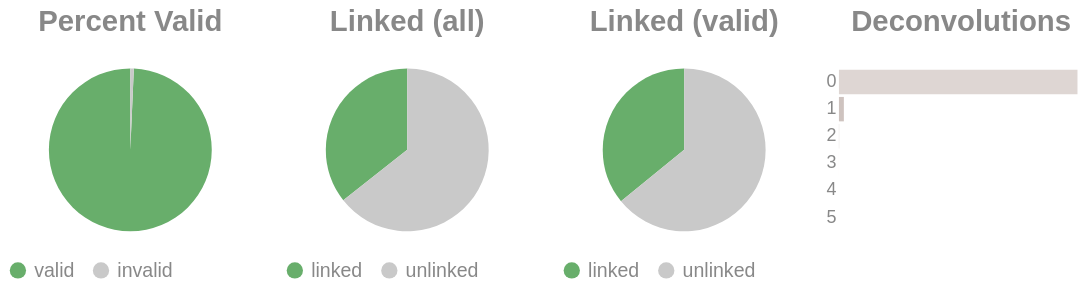

Write notebook code for a chart like this one.
### Code cell
if SKIPLR:
    pass
else:
    clash = Counter()
    for i in valids['molecule'].to_list():
        _mol = i.split("-")
        if len(_mol) == 1:
            clash.update('0')
        else:
            clash.update(_mol[-1])

    _d = {"deconvolutions": [], 'count': []}
    for k,v in clash.items():
        _d['deconvolutions'].append(k)
        _d['count'].append(v)

    tot_valid = valids['reads'].sum()
    mask = valids['reads'] >= 2
    n_linked_reads = valids.filter(mask)['reads'].sum()
    if n_linked_reads == 0:
        print_html("No linked molecules (>=2 reads) were detected; skipping linked-only distributions.")
        SKIPLR = True
    else:
        perc_valid = round(tot_valid / n_reads, 4)
        linked_perc_abs = round(n_linked_reads / n_reads, 4)
        linked_perc = round(n_linked_reads / tot_valid, 4)

    _valid = pl.DataFrame({"valids": ['valid', 'invalid'], "count": [tot_valid, n_reads - tot_valid]})
    _linked_abs = pl.DataFrame({"linked (absolute)": ['linked', 'unlinked'], "count": [n_linked_reads, n_reads - n_linked_reads]})
    _linked_rel = pl.DataFrame({"linked (valids)": ['linked', 'unlinked'], "count": [n_linked_reads, tot_valid - n_linked_reads]})

    (
        alt.hconcat(
            piechart(_valid, goodval = 'valid', title = "Percent Valid"),
            piechart(_linked_abs, goodval = "linked", title =  "Linked (all)"),
            piechart(_linked_rel, goodval = "linked", title =  "Linked (valid)"),
            convolutionbar(pl.DataFrame(_d), title = "Deconvolutions"),
            center = True,
            bounds = 'flush'
        )
        .resolve_scale(color='independent')
        .resolve_legend('independent')
        .properties(usermeta={'embedOptions': {"actions": False}})
    ).display()

### Figure 1 — Vega-Lite specification as saved in the notebook (floating-point values rounded to 4 significant figures)
{"width": "container", "height": 400, "config": {"title": {"anchor": "start", "dy": -15, "fontSize": 18, "color": "#888888", "subtitleColor": "#888888", "subtitleFontSize": 14}, "arc": {"fill": "#0072B2"}, "axis": {"domainColor": "#888888", "domainWidth": 0.5, "gridWidth": 0.2, "grid": false, "titleFontWeight": 400, "titleFontSize": 15, "labelFontSize": 11, "labelColor": "#888888", "tickColor": "#888888", "tickWidth": 0.2, "titleColor": "#888888"}, "axisBand": {"grid": false}, "axisX": {"grid": true, "tickSize": 10, "domainCap": "round"}, "axisY": {"domain": false, "grid": true, "tickSize": 0, "domainCap": "round"}, "background": "transparent", "header": {"labelFontSize": 15, "labelColor": "#888888", "titleFontSize": 15, "titleFontWeight": 600, "titleColor": "#888888"}, "legend": {"labelFont": "sans-serif", "labelFontSize": 12, "labelColor": "#888888", "symbolSize": 100, "symbolType": "circle", "titleFontSize": 12, "titlePadding": 10, "titleColor": "#888888", "title": null}, "range": {"category": ["#E69F00", "#56B4E9", "#009E73", "#F0E442", "#0072B2", "#D55E00", "#CC79A7", "#000000"], "diverging": ["#cfe8f3", "#a2d4ec", "#73bfe2", "#46abdb", "#1696d2", "#12719e"]}, "area": {"fill": "#0072B2", "fillOpacity": 0.7, "line": true, "strokeOpacity": 0.7}, "line": {"color": "#0072B2", "stroke": "#0072B2", "strokeWidth": 2}, "trail": {"color": "#0072B2", "stroke": "#0072B2", "strokeWidth": 0, "size": 1}, "point": {"filled": true, "fillOpacity": 1.0, "size": 95}, "text": {"color": "#888888", "fontSize": 11, "align": "right", "fontWeight": 400, "size": 11}, "bar": {"fill": "#0072B2", "stroke": null}, "view": {"stroke": null, "continuousWidth": 660, "continuousHeight": 400}}, "hconcat": [{"data": {"name": "data-213c546309464941c83fc3501932d9e1"}, "mark": {"type": "arc"}, "encoding": {"color": {"field": "valids", "legend": {"orient": "bottom", "title": null}, "scale": {"domain": ["valid", "invalid"], "range": ["#68ae6b", "#C9C9C9"]}, "title": "Valids", "type": "nominal"}, "theta": {"field": "count", "type": "quantitative"}, "tooltip": [{"field": "valids", "title": "Valids", "type": "ordinal"}, {"field": "percent", "format": ".2%", "title": "Percent", "type": "quantitative"}, {"field": "count", "title": "Count", "type": "quantitative"}]}, "height": 100, "title": {"text": "Percent Valid", "align": "center", "anchor": "middle"}, "transform": [{"calculate": "datum.count / 2279927", "as": "percent"}], "width": 150}, {"data": {"name": "data-cae796beb85da7fd4501150133fb6f74"}, "mark": {"type": "arc"}, "encoding": {"color": {"field": "linked (absolute)", "legend": {"orient": "bottom", "title": null}, "scale": {"domain": ["linked", "unlinked"], "range": ["#68ae6b", "#C9C9C9"]}, "title": "Linked (Absolute)", "type": "nominal"}, "theta": {"field": "count", "type": "quantitative"}, "tooltip": [{"field": "linked (absolute)", "title": "Linked (Absolute)", "type": "ordinal"}, {"field": "percent", "format": ".2%", "title": "Percent", "type": "quantitative"}, {"field": "count", "title": "Count", "type": "quantitative"}]}, "height": 100, "title": {"text": "Linked (all)", "align": "center", "anchor": "middle"}, "transform": [{"calculate": "datum.count / 2279927", "as": "percent"}], "width": 150}, {"data": {"name": "data-1ecf5a98785ef6a0f6dce874bb45d768"}, "mark": {"type": "arc"}, "encoding": {"color": {"field": "linked (valids)", "legend": {"orient": "bottom", "title": null}, "scale": {"domain": ["linked", "unlinked"], "range": ["#68ae6b", "#C9C9C9"]}, "title": "Linked (Valids)", "type": "nominal"}, "theta": {"field": "count", "type": "quantitative"}, "tooltip": [{"field": "linked (valids)", "title": "Linked (Valids)", "type": "ordinal"}, {"field": "percent", "format": ".2%", "title": "Percent", "type": "quantitative"}, {"field": "count", "title": "Count", "type": "quantitative"}]}, "height": 100, "title": {"text": "Linked (valid)", "align": "center", "anchor": "middle"}, "transform": [{"calculate": "datum.count / 2264205", "as": "percent"}], "width": 150}, {"data": {"name": "data-71d91d267270f1e93d56c9a6ebd63d08"}, "mark": {"type": "bar"}, "encoding": {"color": {"field": "deconvolutions", "legend": null, "scale": {"scheme": "lightgreyred"}, "type": "nominal"}, "tooltip": [{"field": "deconvolutions", "title": "Deconvolutions", "type": "ordinal"}, {"field": "percent", "format": ".2%", "title": "Percent", "type": "quantitative"}, {"field": "count", "title": "Count", "type": "quantitative"}], "x": {"axis": null, "field": "count", "type": "quantitative"}, "y": {"field": "deconvolutions", "sort": "ascending", "title": null, "type": "nominal"}}, "height": 100, "title": {"text": "Deconvolutions", "align": "center", "anchor": "middle"}, "transform": [{"calculate": "datum.count / 1794772", "as": "percent"}], "width": 150}], "bounds": "flush", "center": true, "resolve": {"legend": {"angle": "independent"}, "scale": {"color": "independent"}}, "usermeta": {"embedOptions": {"actions": false}}, "$schema": "https://vega.github.io/schema/vega-lite/v6.1.0.json", "datasets": {"data-213c546309464941c83fc3501932d9e1": [{"valids": "valid", "count": 2264205}, {"valids": "invalid", "count": 15722}], "data-cae796beb85da7fd4501150133fb6f74": [{"linked (absolute)": "linked", "count": 812196}, {"linked (absolute)": "unlinked", "count": 1467731}], "data-1ecf5a98785ef6a0f6dce874bb45d768": [{"linked (valids)": "linked", "count": 812196}, {"linked (valids)": "unlinked", "count": 1452009}], "data-71d91d267270f1e93d56c9a6ebd63d08": [{"deconvolutions": "0", "count": 1757252}, {"deconvolutions": "1", "count": 36266}, {"deconvolutions": "2", "count": 1171}, {"deconvolutions": "3", "count": 72}, {"deconvolutions": "4", "count": 9}, {"deconvolutions": "5", "count": 2}]}}
